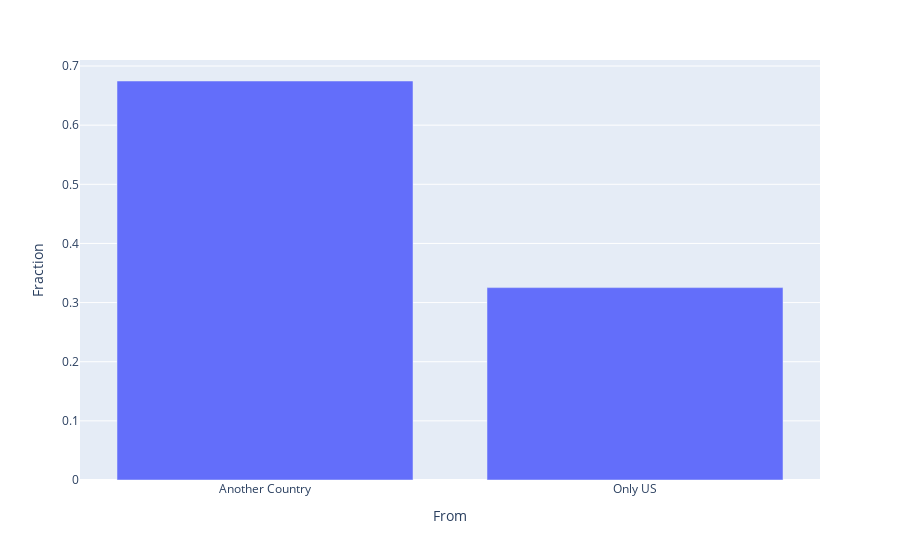

Notebook cell for this chart:
### Code cell
px.bar(pd.DataFrame({'From': ['Another Country', 'Only US'], 'Fraction': [another_country, only_us_degree]}), x='From', y='Fraction')

### Figure 1 — Plotly figure (JSON) as saved in the notebook; plotly's stock layout.template omitted (floating-point values rounded to 4 significant figures)
{"data": [{"alignmentgroup": "True", "hovertemplate": "From=%{x}<br>Fraction=%{y}<extra></extra>", "legendgroup": "", "marker": {"color": "#636efa"}, "name": "", "offsetgroup": "", "orientation": "v", "showlegend": false, "textposition": "auto", "type": "bar", "x": ["Another Country", "Only US"], "xaxis": "x", "y": [0.6747, 0.3253], "yaxis": "y"}], "layout": {"barmode": "relative", "legend": {"tracegroupgap": 0}, "margin": {"t": 60}, "xaxis": {"anchor": "y", "domain": [0, 1], "title": {"text": "From"}}, "yaxis": {"anchor": "x", "domain": [0, 1], "title": {"text": "Fraction"}}}}
